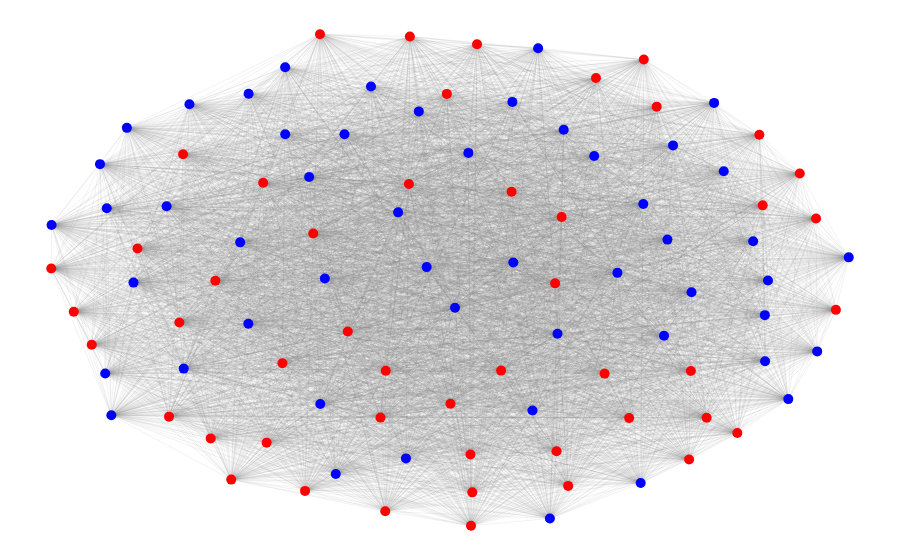

Source (notebook cell):
### Markdown cell above
## Visualize the alignment network

### Code cell
pairwise_network(
    alignments=alignments,
    weight="identity",
    color="name",
    label="organism",
)
